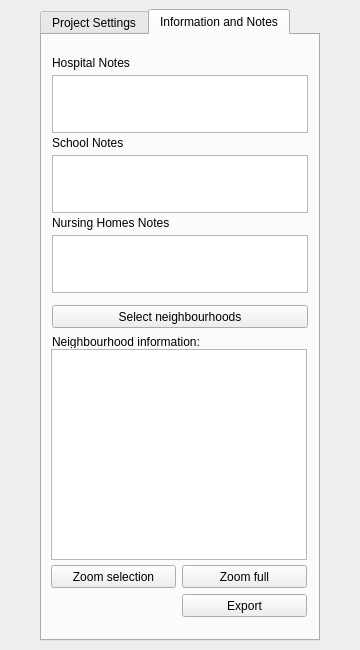
<?xml version="1.0" encoding="UTF-8"?>
<ui version="4.0">
 <class>PluginForAirqInRotterdamDockWidgetBase</class>
 <widget class="QDockWidget" name="PluginForAirqInRotterdamDockWidgetBase">
  <property name="geometry">
   <rect>
    <x>0</x>
    <y>0</y>
    <width>360</width>
    <height>650</height>
   </rect>
  </property>
  <property name="minimumSize">
   <size>
    <width>360</width>
    <height>640</height>
   </size>
  </property>
  <property name="maximumSize">
   <size>
    <width>524287</width>
    <height>650</height>
   </size>
  </property>
  <property name="windowTitle">
   <string>Plugin For Air Quality In Rotterdam</string>
  </property>
  <widget class="QWidget" name="dockWidgetContents">
   <layout class="QGridLayout" name="gridLayout">
    <item row="0" column="0">
     <widget class="QTabWidget" name="tabWidget">
      <property name="minimumSize">
       <size>
        <width>0</width>
        <height>600</height>
       </size>
      </property>
      <property name="maximumSize">
       <size>
        <width>280</width>
        <height>16777215</height>
       </size>
      </property>
      <property name="currentIndex">
       <number>1</number>
      </property>
      <widget class="QWidget" name="tab_1">
       <attribute name="title">
        <string>Project Settings</string>
       </attribute>
       <widget class="QLabel" name="label_2">
        <property name="geometry">
         <rect>
          <x>0</x>
          <y>0</y>
          <width>356</width>
          <height>13</height>
         </rect>
        </property>
        <property name="font">
         <font>
          <weight>75</weight>
          <bold>true</bold>
         </font>
        </property>
        <property name="text">
         <string>Select pollution type</string>
        </property>
       </widget>
       <widget class="QWidget" name="">
        <property name="geometry">
         <rect>
          <x>0</x>
          <y>200</y>
          <width>38</width>
          <height>11</height>
         </rect>
        </property>
        <layout class="QVBoxLayout" name="verticalLayout_2">
         <property name="bottomMargin">
          <number>10</number>
         </property>
        </layout>
       </widget>
       <widget class="QComboBox" name="comboBoxType">
        <property name="geometry">
         <rect>
          <x>0</x>
          <y>19</y>
          <width>256</width>
          <height>20</height>
         </rect>
        </property>
       </widget>
       <widget class="QLabel" name="label_3">
        <property name="geometry">
         <rect>
          <x>0</x>
          <y>62</y>
          <width>256</width>
          <height>13</height>
         </rect>
        </property>
        <property name="font">
         <font>
          <weight>75</weight>
          <bold>true</bold>
         </font>
        </property>
        <property name="text">
         <string>Set maximal level</string>
        </property>
       </widget>
       <widget class="QLabel" name="label_5">
        <property name="geometry">
         <rect>
          <x>0</x>
          <y>145</y>
          <width>125</width>
          <height>13</height>
         </rect>
        </property>
        <property name="text">
         <string>Good quality</string>
        </property>
       </widget>
       <widget class="QSlider" name="sliderMaxLevel">
        <property name="geometry">
         <rect>
          <x>0</x>
          <y>81</y>
          <width>256</width>
          <height>27</height>
         </rect>
        </property>
        <property name="pageStep">
         <number>1</number>
        </property>
        <property name="orientation">
         <enum>Qt::Horizontal</enum>
        </property>
        <property name="tickPosition">
         <enum>QSlider::TicksBelow</enum>
        </property>
        <property name="tickInterval">
         <number>10</number>
        </property>
       </widget>
       <widget class="QLabel" name="labelMin">
        <property name="geometry">
         <rect>
          <x>0</x>
          <y>114</y>
          <width>81</width>
          <height>13</height>
         </rect>
        </property>
        <property name="text">
         <string>min</string>
        </property>
       </widget>
       <widget class="QLabel" name="labelMid">
        <property name="geometry">
         <rect>
          <x>87</x>
          <y>114</y>
          <width>82</width>
          <height>13</height>
         </rect>
        </property>
        <property name="text">
         <string>mid</string>
        </property>
        <property name="alignment">
         <set>Qt::AlignCenter</set>
        </property>
       </widget>
       <widget class="QWidget" name="">
        <property name="geometry">
         <rect>
          <x>0</x>
          <y>45</y>
          <width>38</width>
          <height>11</height>
         </rect>
        </property>
        <layout class="QVBoxLayout" name="verticalLayout_4">
         <property name="bottomMargin">
          <number>10</number>
         </property>
        </layout>
       </widget>
       <widget class="QLabel" name="labelCurrentValue">
        <property name="geometry">
         <rect>
          <x>0</x>
          <y>181</y>
          <width>125</width>
          <height>13</height>
         </rect>
        </property>
        <property name="text">
         <string>Value</string>
        </property>
       </widget>
       <widget class="QWidget" name="">
        <property name="geometry">
         <rect>
          <x>0</x>
          <y>164</y>
          <width>38</width>
          <height>11</height>
         </rect>
        </property>
        <layout class="QVBoxLayout" name="verticalLayout">
         <property name="bottomMargin">
          <number>10</number>
         </property>
        </layout>
       </widget>
       <widget class="QLabel" name="labelMax">
        <property name="geometry">
         <rect>
          <x>175</x>
          <y>114</y>
          <width>81</width>
          <height>13</height>
         </rect>
        </property>
        <property name="text">
         <string>max</string>
        </property>
        <property name="alignment">
         <set>Qt::AlignRight|Qt::AlignTrailing|Qt::AlignVCenter</set>
        </property>
       </widget>
       <widget class="QLabel" name="label_6">
        <property name="geometry">
         <rect>
          <x>131</x>
          <y>145</y>
          <width>125</width>
          <height>13</height>
         </rect>
        </property>
        <property name="text">
         <string>Legal limit</string>
        </property>
        <property name="alignment">
         <set>Qt::AlignRight|Qt::AlignTrailing|Qt::AlignVCenter</set>
        </property>
       </widget>
       <widget class="QWidget" name="">
        <property name="geometry">
         <rect>
          <x>0</x>
          <y>370</y>
          <width>46</width>
          <height>11</height>
         </rect>
        </property>
        <layout class="QVBoxLayout" name="verticalLayout_3">
         <property name="bottomMargin">
          <number>10</number>
         </property>
        </layout>
       </widget>
       <widget class="QCheckBox" name="checkBoxHospitals">
        <property name="geometry">
         <rect>
          <x>0</x>
          <y>231</y>
          <width>151</width>
          <height>17</height>
         </rect>
        </property>
        <property name="text">
         <string>Hospitals</string>
        </property>
       </widget>
       <widget class="QCheckBox" name="checkBoxNursingHomes">
        <property name="geometry">
         <rect>
          <x>0</x>
          <y>283</y>
          <width>256</width>
          <height>17</height>
         </rect>
        </property>
        <property name="text">
         <string>Nursing homes</string>
        </property>
       </widget>
       <widget class="QTextBrowser" name="textNotes">
        <property name="geometry">
         <rect>
          <x>0</x>
          <y>306</y>
          <width>256</width>
          <height>58</height>
         </rect>
        </property>
        <property name="minimumSize">
         <size>
          <width>0</width>
          <height>58</height>
         </size>
        </property>
        <property name="maximumSize">
         <size>
          <width>16777215</width>
          <height>58</height>
         </size>
        </property>
        <property name="readOnly">
         <bool>false</bool>
        </property>
        <property name="acceptRichText">
         <bool>false</bool>
        </property>
       </widget>
       <widget class="QLabel" name="label">
        <property name="geometry">
         <rect>
          <x>0</x>
          <y>212</y>
          <width>256</width>
          <height>13</height>
         </rect>
        </property>
        <property name="font">
         <font>
          <weight>75</weight>
          <bold>true</bold>
         </font>
        </property>
        <property name="text">
         <string>Select critical points</string>
        </property>
       </widget>
       <widget class="QCheckBox" name="checkBoxSchools">
        <property name="geometry">
         <rect>
          <x>0</x>
          <y>260</y>
          <width>256</width>
          <height>17</height>
         </rect>
        </property>
        <property name="text">
         <string>Schools</string>
        </property>
        <property name="checkable">
         <bool>true</bool>
        </property>
        <property name="checked">
         <bool>false</bool>
        </property>
       </widget>
       <widget class="QLabel" name="label_8">
        <property name="geometry">
         <rect>
          <x>0</x>
          <y>450</y>
          <width>99</width>
          <height>13</height>
         </rect>
        </property>
        <property name="font">
         <font>
          <weight>75</weight>
          <bold>true</bold>
         </font>
        </property>
        <property name="text">
         <string>Map options</string>
        </property>
       </widget>
       <widget class="QCheckBox" name="checkBoxIndustry">
        <property name="geometry">
         <rect>
          <x>0</x>
          <y>427</y>
          <width>256</width>
          <height>17</height>
         </rect>
        </property>
        <property name="text">
         <string>Industry</string>
        </property>
       </widget>
       <widget class="QLabel" name="label_4">
        <property name="geometry">
         <rect>
          <x>0</x>
          <y>385</y>
          <width>256</width>
          <height>13</height>
         </rect>
        </property>
        <property name="font">
         <font>
          <weight>75</weight>
          <bold>true</bold>
         </font>
        </property>
        <property name="text">
         <string>Pollution sources</string>
        </property>
       </widget>
       <widget class="QCheckBox" name="checkBoxRoads">
        <property name="enabled">
         <bool>true</bool>
        </property>
        <property name="geometry">
         <rect>
          <x>0</x>
          <y>404</y>
          <width>256</width>
          <height>17</height>
         </rect>
        </property>
        <property name="text">
         <string>Primary roads</string>
        </property>
       </widget>
       <widget class="QRadioButton" name="radioButtonGmapsBgOff">
        <property name="geometry">
         <rect>
          <x>0</x>
          <y>540</y>
          <width>256</width>
          <height>17</height>
         </rect>
        </property>
        <property name="text">
         <string>Google Maps background (offline)</string>
        </property>
        <attribute name="buttonGroup">
         <string notr="true">radioGrp</string>
        </attribute>
       </widget>
       <widget class="QRadioButton" name="radioButtonGmapsBgOn">
        <property name="geometry">
         <rect>
          <x>0</x>
          <y>517</y>
          <width>256</width>
          <height>17</height>
         </rect>
        </property>
        <property name="text">
         <string>Google Maps background (internet)</string>
        </property>
        <attribute name="buttonGroup">
         <string notr="true">radioGrp</string>
        </attribute>
       </widget>
       <widget class="QRadioButton" name="radioButtonSatBgOn">
        <property name="geometry">
         <rect>
          <x>0</x>
          <y>471</y>
          <width>256</width>
          <height>17</height>
         </rect>
        </property>
        <property name="toolTip">
         <string>OpenLayerPlugin is required for this function</string>
        </property>
        <property name="text">
         <string>Satellite background (internet)</string>
        </property>
        <property name="checked">
         <bool>true</bool>
        </property>
        <attribute name="buttonGroup">
         <string notr="true">radioGrp</string>
        </attribute>
       </widget>
       <widget class="QRadioButton" name="radioButtonSatBgOff">
        <property name="enabled">
         <bool>true</bool>
        </property>
        <property name="geometry">
         <rect>
          <x>0</x>
          <y>494</y>
          <width>256</width>
          <height>17</height>
         </rect>
        </property>
        <property name="text">
         <string>Satellite background (offline)</string>
        </property>
        <attribute name="buttonGroup">
         <string notr="true">radioGrp</string>
        </attribute>
       </widget>
       <zorder>label_2</zorder>
       <zorder></zorder>
       <zorder>comboBoxType</zorder>
       <zorder>label_3</zorder>
       <zorder>label_5</zorder>
       <zorder>sliderMaxLevel</zorder>
       <zorder>labelMin</zorder>
       <zorder>labelMid</zorder>
       <zorder></zorder>
       <zorder>labelCurrentValue</zorder>
       <zorder></zorder>
       <zorder>labelMax</zorder>
       <zorder>label_6</zorder>
       <zorder>radioButtonGmapsBgOff</zorder>
       <zorder>checkBoxHospitals</zorder>
       <zorder>checkBoxNursingHomes</zorder>
       <zorder>radioButtonGmapsBgOn</zorder>
       <zorder>textNotes</zorder>
       <zorder>checkBoxIndustry</zorder>
       <zorder>radioButtonSatBgOn</zorder>
       <zorder>label_4</zorder>
       <zorder>radioButtonSatBgOff</zorder>
       <zorder>label</zorder>
       <zorder>label_8</zorder>
       <zorder>checkBoxSchools</zorder>
       <zorder></zorder>
       <zorder>checkBoxRoads</zorder>
       <zorder></zorder>
       <zorder>checkBoxHospitals</zorder>
       <zorder>checkBoxNursingHomes</zorder>
       <zorder>textNotes</zorder>
       <zorder>label</zorder>
       <zorder>checkBoxSchools</zorder>
       <zorder>label_8</zorder>
       <zorder>checkBoxIndustry</zorder>
       <zorder>label_4</zorder>
       <zorder>checkBoxRoads</zorder>
       <zorder>radioButtonGmapsBgOff</zorder>
       <zorder>radioButtonGmapsBgOn</zorder>
       <zorder>radioButtonSatBgOn</zorder>
       <zorder>radioButtonSatBgOff</zorder>
      </widget>
      <widget class="QWidget" name="tab_2">
       <attribute name="title">
        <string>Information and Notes</string>
       </attribute>
       <widget class="QPushButton" name="buttonExport">
        <property name="geometry">
         <rect>
          <x>140</x>
          <y>559</y>
          <width>125</width>
          <height>23</height>
         </rect>
        </property>
        <property name="text">
         <string>Export</string>
        </property>
       </widget>
       <widget class="QPushButton" name="selectButton">
        <property name="geometry">
         <rect>
          <x>10</x>
          <y>270</y>
          <width>256</width>
          <height>23</height>
         </rect>
        </property>
        <property name="text">
         <string>Select neighbourhoods</string>
        </property>
        <property name="checkable">
         <bool>true</bool>
        </property>
       </widget>
       <widget class="QLabel" name="label_7">
        <property name="geometry">
         <rect>
          <x>10</x>
          <y>300</y>
          <width>256</width>
          <height>13</height>
         </rect>
        </property>
        <property name="text">
         <string>Neighbourhood information:</string>
        </property>
       </widget>
       <widget class="QTextBrowser" name="neighbourhoodInfo">
        <property name="geometry">
         <rect>
          <x>9</x>
          <y>314</y>
          <width>256</width>
          <height>211</height>
         </rect>
        </property>
       </widget>
       <widget class="QPushButton" name="fullZoomButton">
        <property name="geometry">
         <rect>
          <x>140</x>
          <y>530</y>
          <width>125</width>
          <height>23</height>
         </rect>
        </property>
        <property name="text">
         <string>Zoom full</string>
        </property>
       </widget>
       <widget class="QPushButton" name="zoomSelectionButton">
        <property name="geometry">
         <rect>
          <x>9</x>
          <y>530</y>
          <width>125</width>
          <height>23</height>
         </rect>
        </property>
        <property name="text">
         <string>Zoom selection</string>
        </property>
       </widget>
       <widget class="QTextBrowser" name="textNotes_2">
        <property name="geometry">
         <rect>
          <x>10</x>
          <y>40</y>
          <width>256</width>
          <height>58</height>
         </rect>
        </property>
        <property name="minimumSize">
         <size>
          <width>0</width>
          <height>58</height>
         </size>
        </property>
        <property name="maximumSize">
         <size>
          <width>16777215</width>
          <height>58</height>
         </size>
        </property>
        <property name="readOnly">
         <bool>false</bool>
        </property>
        <property name="acceptRichText">
         <bool>false</bool>
        </property>
       </widget>
       <widget class="QLabel" name="label_9">
        <property name="geometry">
         <rect>
          <x>10</x>
          <y>20</y>
          <width>241</width>
          <height>16</height>
         </rect>
        </property>
        <property name="text">
         <string>Hospital Notes</string>
        </property>
       </widget>
       <widget class="QLabel" name="label_10">
        <property name="geometry">
         <rect>
          <x>10</x>
          <y>100</y>
          <width>241</width>
          <height>16</height>
         </rect>
        </property>
        <property name="text">
         <string>School Notes</string>
        </property>
       </widget>
       <widget class="QTextBrowser" name="textNotes_3">
        <property name="geometry">
         <rect>
          <x>10</x>
          <y>120</y>
          <width>256</width>
          <height>58</height>
         </rect>
        </property>
        <property name="minimumSize">
         <size>
          <width>0</width>
          <height>58</height>
         </size>
        </property>
        <property name="maximumSize">
         <size>
          <width>16777215</width>
          <height>58</height>
         </size>
        </property>
        <property name="readOnly">
         <bool>false</bool>
        </property>
        <property name="acceptRichText">
         <bool>false</bool>
        </property>
       </widget>
       <widget class="QTextBrowser" name="textNotes_4">
        <property name="geometry">
         <rect>
          <x>10</x>
          <y>200</y>
          <width>256</width>
          <height>58</height>
         </rect>
        </property>
        <property name="minimumSize">
         <size>
          <width>0</width>
          <height>58</height>
         </size>
        </property>
        <property name="maximumSize">
         <size>
          <width>16777215</width>
          <height>58</height>
         </size>
        </property>
        <property name="readOnly">
         <bool>false</bool>
        </property>
        <property name="acceptRichText">
         <bool>false</bool>
        </property>
       </widget>
       <widget class="QLabel" name="label_11">
        <property name="geometry">
         <rect>
          <x>10</x>
          <y>180</y>
          <width>241</width>
          <height>16</height>
         </rect>
        </property>
        <property name="text">
         <string>Nursing Homes Notes</string>
        </property>
       </widget>
       <zorder></zorder>
       <zorder>comboBoxType</zorder>
       <zorder>label_3</zorder>
       <zorder>label_5</zorder>
       <zorder>sliderMaxLevel</zorder>
       <zorder>labelMin</zorder>
       <zorder>labelMid</zorder>
       <zorder></zorder>
       <zorder>labelMax</zorder>
       <zorder>label_6</zorder>
       <zorder>buttonExport</zorder>
       <zorder>selectButton</zorder>
       <zorder>label_7</zorder>
       <zorder>neighbourhoodInfo</zorder>
       <zorder>fullZoomButton</zorder>
       <zorder>zoomSelectionButton</zorder>
       <zorder>textNotes_2</zorder>
       <zorder>label_9</zorder>
       <zorder>label_10</zorder>
       <zorder>textNotes_3</zorder>
       <zorder>textNotes_4</zorder>
       <zorder>label_11</zorder>
      </widget>
     </widget>
    </item>
   </layout>
  </widget>
 </widget>
 <resources/>
 <connections/>
 <buttongroups>
  <buttongroup name="radioGrp"/>
 </buttongroups>
</ui>
